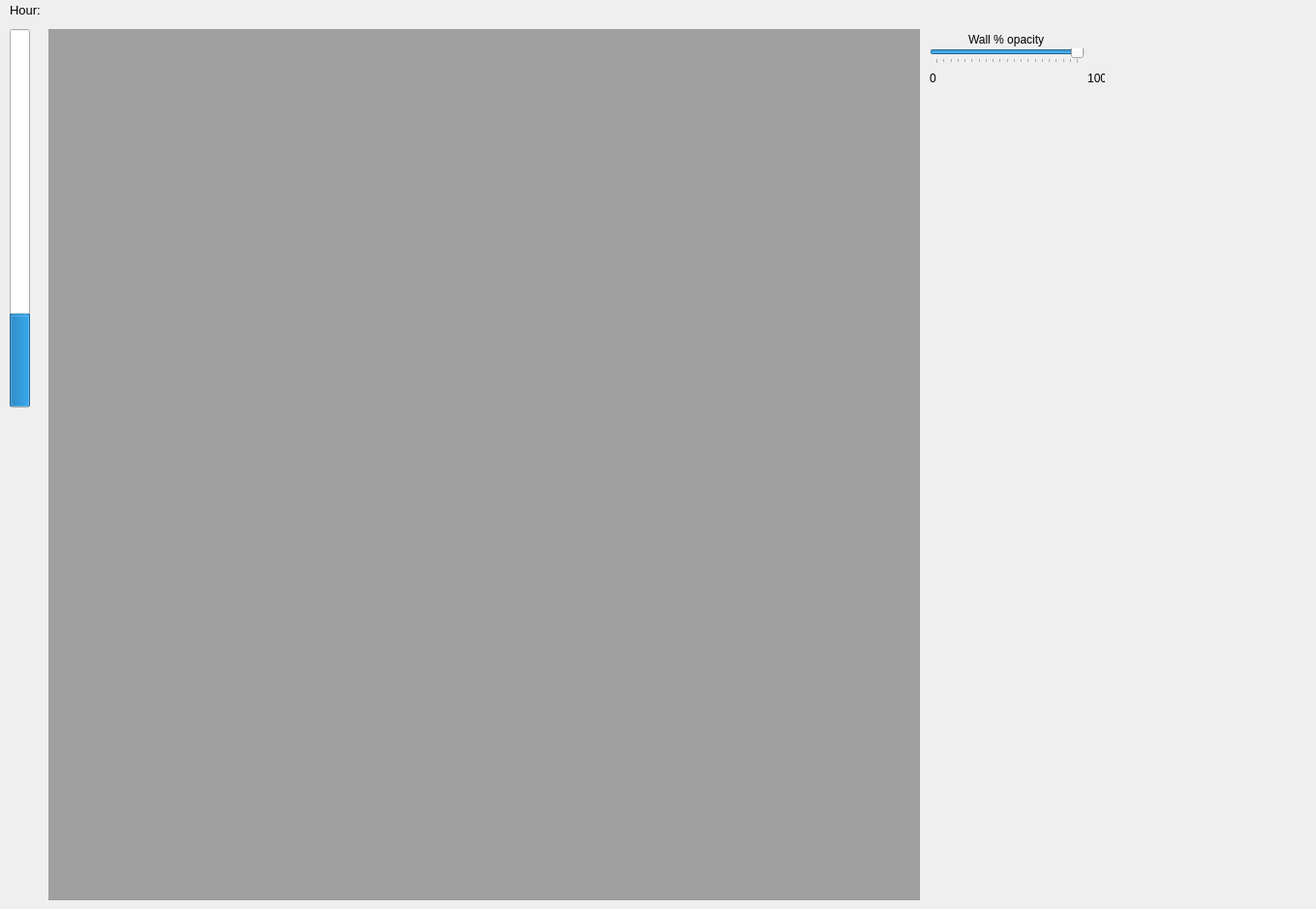
      <widget class="QWidget" name="page_3D">
       <widget class="QMdiArea" name="mdiArea_VTK">
        <property name="geometry">
         <rect>
          <x>50</x>
          <y>30</y>
          <width>900</width>
          <height>900</height>
         </rect>
        </property>
       </widget>
       <widget class="QProgressBar" name="progressBar">
        <property name="geometry">
         <rect>
          <x>10</x>
          <y>30</y>
          <width>21</width>
          <height>391</height>
         </rect>
        </property>
        <property name="value">
         <number>24</number>
        </property>
        <property name="orientation">
         <enum>Qt::Vertical</enum>
        </property>
       </widget>
       <widget class="QLabel" name="label_hour">
        <property name="geometry">
         <rect>
          <x>10</x>
          <y>0</y>
          <width>46</width>
          <height>20</height>
         </rect>
        </property>
        <property name="font">
         <font>
          <pointsize>10</pointsize>
         </font>
        </property>
        <property name="text">
         <string>Hour:</string>
        </property>
       </widget>
       <widget class="QLabel" name="hour_display">
        <property name="geometry">
         <rect>
          <x>50</x>
          <y>0</y>
          <width>46</width>
          <height>20</height>
         </rect>
        </property>
        <property name="font">
         <font>
          <pointsize>10</pointsize>
         </font>
        </property>
        <property name="text">
         <string/>
        </property>
       </widget>
       <widget class="QSlider" name="slider_opacity">
        <property name="geometry">
         <rect>
          <x>960</x>
          <y>50</y>
          <width>160</width>
          <height>16</height>
         </rect>
        </property>
        <property name="maximum">
         <number>100</number>
        </property>
        <property name="value">
         <number>100</number>
        </property>
        <property name="orientation">
         <enum>Qt::Horizontal</enum>
        </property>
        <property name="tickPosition">
         <enum>QSlider::TicksBelow</enum>
        </property>
        <property name="tickInterval">
         <number>5</number>
        </property>
       </widget>
       <widget class="QLabel" name="alabel">
        <property name="geometry">
         <rect>
          <x>1000</x>
          <y>30</y>
          <width>101</width>
          <height>21</height>
         </rect>
        </property>
        <property name="text">
         <string>Wall % opacity</string>
        </property>
       </widget>
       <widget class="QLabel" name="alabel_2">
        <property name="geometry">
         <rect>
          <x>960</x>
          <y>70</y>
          <width>181</width>
          <height>21</height>
         </rect>
        </property>
        <property name="text">
         <string>0                                               100</string>
        </property>
       </widget>
       <widget class="QWidget" name="test_page" native="true">
        <property name="geometry">
         <rect>
          <x>1150</x>
          <y>320</y>
          <width>200</width>
          <height>300</height>
         </rect>
        </property>
       </widget>
      </widget>
